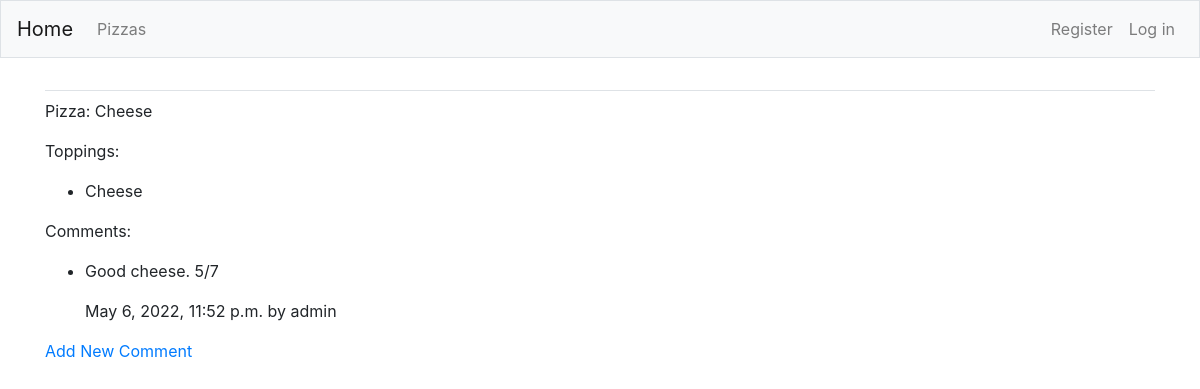
Before: /pizza/1/ with the older database file.
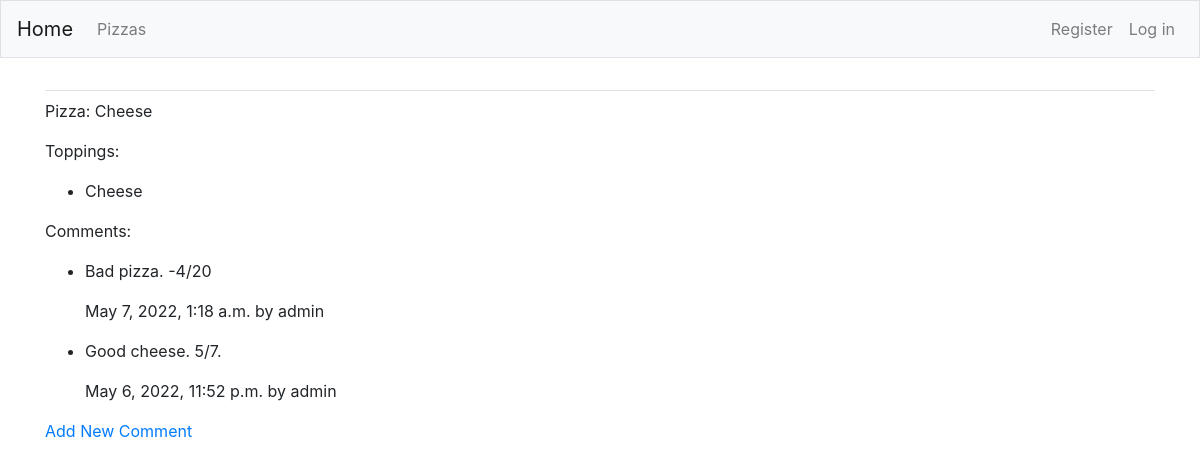
After: the same page with the newer database file.
### MainApp/models.py (models this page shows, shortened)
class Pizza(models.Model):
    pizza_name = models.CharField(max_length=200)

class Topping(models.Model):
    pizza = models.ForeignKey(Pizza, on_delete=models.CASCADE)
    toppings_name = models.CharField(max_length=200)

class Comment(models.Model):
    pizza = models.ForeignKey(Pizza, on_delete=models.CASCADE)
    text = models.TextField()
    date_added = models.DateTimeField(auto_now_add=True)
    owner = models.ForeignKey(User, on_delete=models.CASCADE)

### MainApp/views.py (the view)
# urls.py: path("pizza/<int:pizza_id>/", views.pizza, name="pizza"),
def pizza(request, pizza_id):
    pizza = Pizza.objects.get(id=pizza_id)
    comments = pizza.comment_set.order_by("-date_added")
    toppings = pizza.topping_set.order_by("-toppings_name")
    context = {"pizza": pizza, "toppings": toppings, "comments": comments}
    return render(request, "MainApp/pizza.html", context)

### MainApp/templates/mainapp/pizza.html (shortened to what this page needs)
{% extends 'MainApp/base.html' %}
{% block content %}
<p>
    Pizza: {{ pizza.pizza_name }}
</p>
<p>
    Toppings:
</p>
<ul>
    {% for t in toppings %}
    <li>
        <p>{{ t.toppings_name }}</p>
    </li>
    {% empty %}
    <li>
        There are no toppings for this pizza.
    </li>
    {% endfor %}
</ul>
<p>Comments:</p>
<ul>
    {% for c in comments %}
    <li>
        <p>{{c.text}}</p>
        <p>{{c.date_added}} by {{c.owner}}</p>
    </li>
    {% empty %}
    <li>
        There are no comments for this pizza.
    </li>
    {% endfor %}
</ul>
<p><a href="{% url 'new_comment' pizza.id %}">Add New Comment</a></p>
{% endblock content %}

### MainApp/templates/mainapp/base.html (shortened to what this page needs)
{% load bootstrap4 %}
<!doctype html>
<html lang='en'>
<head>
    {% bootstrap_css %}
</head>
</html>
<body>
    <nav class="navbar navbar-expand-md navbar-light bg-light mb-4 border">
        <a class="navbar-brand" href="{% url 'index' %}">Home</a>
        <div class="collapse navbar-collapse" id="navbarCollapse">
            <ul class="navbar-nav mr-auto">
                <li class="nav-item">
                    <a class="nav-link" href="{% url 'pizzas' %}">
                        Pizzas
                    </a>
                </li>
            </ul>
            <ul class="navbar-nav ml-auto">
                {% if user.is_authenticated %}
                <li class="nav-item">
                    <span class="navbar-text" }">Hello, {{ user.username }}.</span>
                </li>
                <li class="nav-item">
                    <a class="nav-link" href="{% url 'users:logout' %}">Log out</a>
                </li>
                {% else %}
                <li class="nav-item">
                    <a class="nav-link" href="{% url 'users:register' %}">Register</a>
                </li>
                <li class="nav-item">
                    <a class="nav-link" href="{% url 'users:login' %}">Log in</a>
                </li>
                {% endif %}
            </ul>
        </div>
    </nav>
    <main role="main" class="container">
        <div class="pb-2 mb-2 border-bottom">
        </div>
        <div>
            {% block content %}{% endblock content %}
        </div>
    </main>
</body>
</html>

Changed rows visible on the page:
added Comment: text "Bad pizza. -4/20", date_added "May 7, 2022, 1:18 a.m.", owner "admin"
changed Comment: text "Good cheese. 5/7" → "Good cheese. 5/7."
